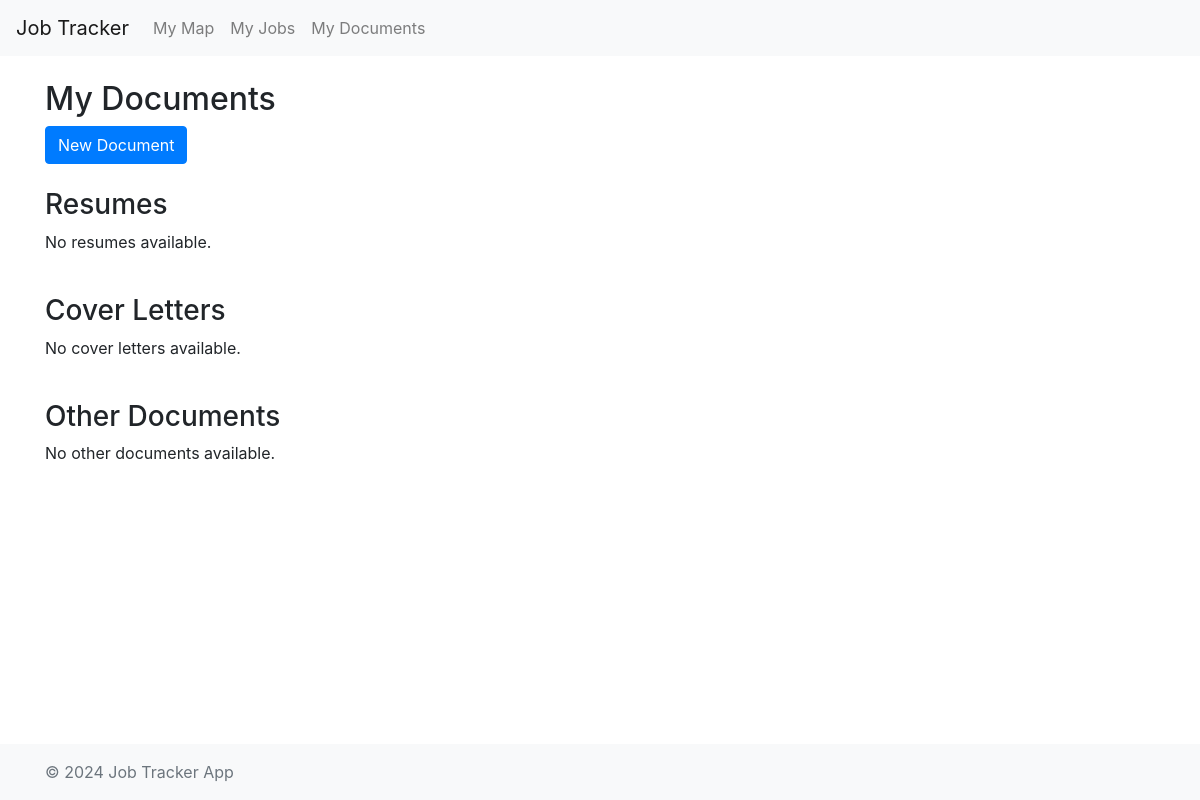
The app's page /documents/, older data.
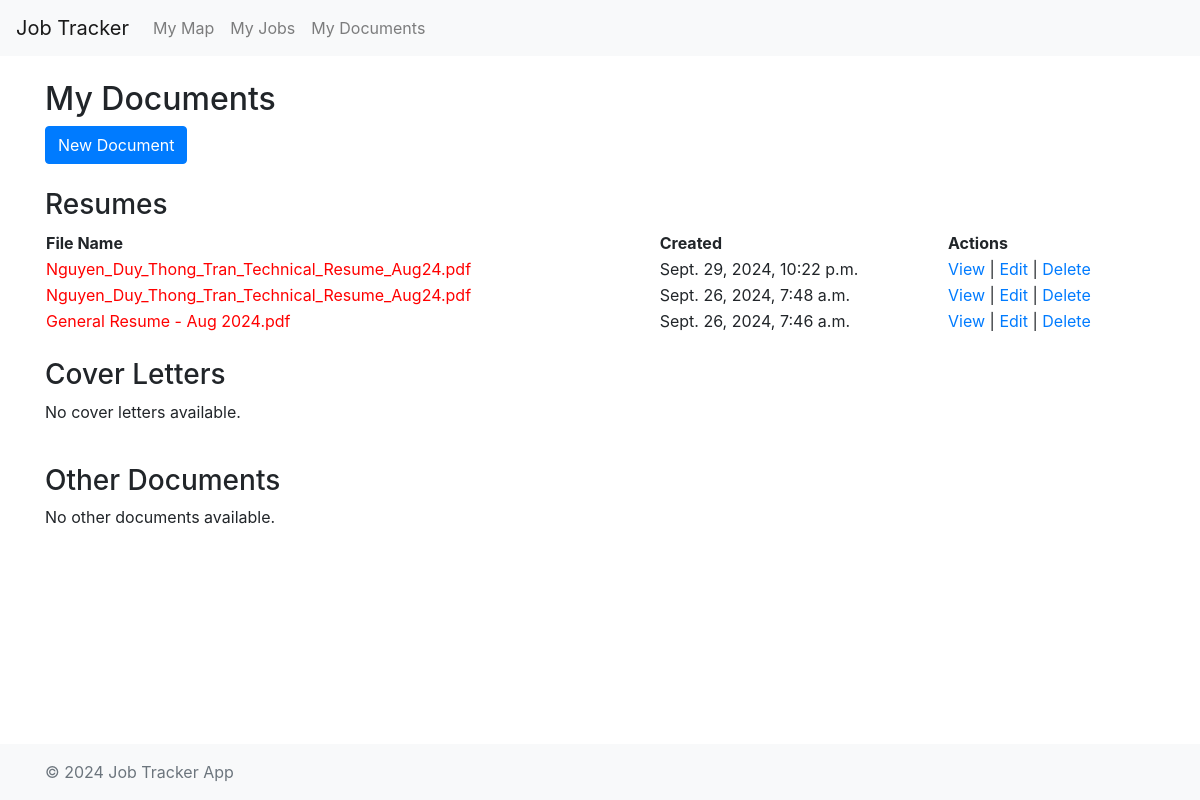
The same page, newer data.
### tracker/models.py (models this page shows, shortened)
class Document(models.Model):
    DOCUMENT_TYPE_CHOICES = [
        ('resume', 'Resume'),
        ('cover_letter', 'Cover Letter'),
        ('other', 'Other'),
    ]
    document_type = models.CharField(max_length=20, choices=DOCUMENT_TYPE_CHOICES)
    document_name = models.CharField(max_length=255, blank=True, null=True)
    file = models.FileField(upload_to='documents/', blank=True, null=True)
    text_content = models.TextField(blank=True, null=True)
    date_uploaded = models.DateTimeField(default=timezone.now)

### tracker/views.py (the view)
# urls.py: path('documents/', views.view_all_documents, name='view_all_documents'),
def view_all_documents(request):
    resumes = Document.objects.filter(document_type='resume').order_by('-date_uploaded')
    cover_letters = Document.objects.filter(document_type='cover_letter').order_by('-date_uploaded')
    others = Document.objects.filter(document_type='other').order_by('-date_uploaded')
    return render(request, 'tracker/view_all_documents.html', {
        'resumes': resumes,
        'cover_letters': cover_letters,
        'others': others,
    })

### tracker/templates/tracker/view_all_documents.html
{% extends 'tracker/base.html' %}
{% block content %}
<h2>My Documents</h2>
<a href="{% url 'create_document' %}" class="btn btn-primary">New Document</a>
<br>
<br>
<div class="document-section"  style="width: 100%;">
    <h3>Resumes</h3>
    {% if resumes %}
    <table style="width: 100%;">
        <tr>
            <th>File Name</th>
            <th>Created</th>
            <th>Actions</th>
        </tr>
        {% for document in resumes %}
        <tr>
            <td style="color: red">{{ document.document_name }}</td>
            <td>{{ document.date_uploaded }}</td>
            <td>
                <a href="{% url 'view_document' document.id %}">View</a> |
                <a href="{% url 'edit_document' document.id %}">Edit</a> |
                <a href="{% url 'delete_document' document.id %}">Delete</a>
            </td>
        </tr>
        {% endfor %}
    </table>
    {% else %}
        <p>No resumes available.</p>
    {% endif %}
</div>
<br>
<div class="document-section" style="width: 100%;">
    <h3>Cover Letters</h3>
    {% if cover_letters %}
    <table style="width: 100%;">
        <tr>
            <th>File Name</th>
            <th>Created</th>
            <th>Actions</th>
        </tr>
        {% for document in cover_letters %}
        <tr>
            <td style="color: red">{{ document.document_name }}</td>
            <td>{{ document.date_uploaded }}</td>
            <td>
                <a href="{% url 'view_document' document.id %}">View</a> |
                <a href="{% url 'edit_document' document.id %}">Edit</a> |
                <a href="{% url 'delete_document' document.id %}">Delete</a>
            </td>
        </tr>
        {% endfor %}
    </table>
    {% else %}
        <p>No cover letters available.</p>
    {% endif %}
</div>
<br>
<div class="document-section" style="width: 100%;">
    <h3>Other Documents</h3>
    {% if others %}
    <table style="width: 100%;">
        <tr>
            <th>File Name</th>
            <th>Created</th>
            <th>Actions</th>
        </tr>
        {% for document in others %}
        <tr>
            <td style="color: red">{{ document.document_name }}</td>
            <td>{{ document.date_uploaded }}</td>
            <td>
                <a href="{% url 'view_document' document.id %}">View</a> |
                <a href="{% url 'edit_document' document.id %}">Edit</a> |
                <a href="{% url 'delete_document' document.id %}">Delete</a>
            </td>
        </tr>
        {% endfor %}
    </table>
    {% else %}
        <p>No other documents available.</p>
    {% endif %}
</div>
{% endblock %}

Row changes from the older to the newer data that the page shows:
added Document: document_name "Nguyen_Duy_Thong_Tran_Technical_Resume_Aug24.pdf", date_uploaded "Sept. 29, 2024, 10:22 p.m."
added Document: document_name "Nguyen_Duy_Thong_Tran_Technical_Resume_Aug24.pdf", date_uploaded "Sept. 26, 2024, 7:48 a.m."
added Document: document_name "General Resume - Aug 2024.pdf", date_uploaded "Sept. 26, 2024, 7:46 a.m."
Text that changed along with them:
text no longer shown: "No resumes available."
text now shown: "File Name Created Actions"
